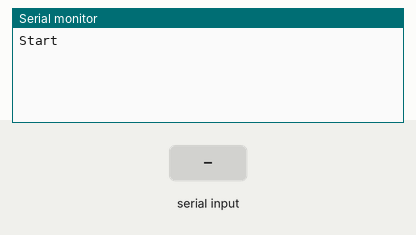
A sketch run on a simulated Arduino Uno, built with avr-gcc and run on an emulated ATmega328P. Shown: the last lines printed to the serial monitor. The inputs (shaded band) are chosen by the test bench.

Above: at 1.2 s.
1.3 s: "1\n" received over the second serial link
At 2.2 s:
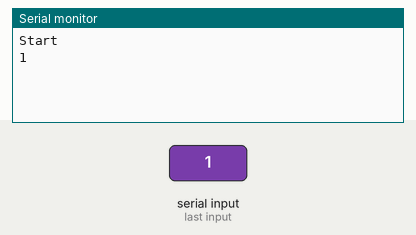
2.8 s: "0\n" received over the second serial link
At 3.3 s:
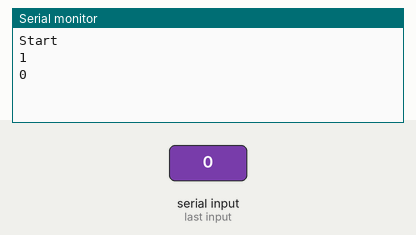

Measured:
- after the input at 1.3 s, the serial monitor: prints a new line at once (image 1)
- after the input at 2.8 s, the serial monitor: prints a new line at once (image 2)

The sketch:

A7_GPRS_Serial_Passthrough_Debug.ino
```cpp
#include <SoftwareSerial.h>
SoftwareSerial A7Serial(7, 8); // RX, TX on Uno
//connect to TX, RX of A7

char buffer[512];
const unsigned int MAX_INPUT = 50;


void setup() {
  Serial.begin(115200);
  A7Serial.begin(115200);
  Serial.println("Start");
}

void loop() {
  if (A7Serial.available()) {
//    Serial.write(A7Serial.read());
  processIncomingByte (A7Serial.read ());
  }

  if (Serial.available())
    A7Serial.write(Serial.read());
}

 void process_data (const char * data)
  {
  // for now just display it
  // (but you could compare it to some value, convert to an integer, etc.)
  Serial.println (data);
  }  // end of process_data

void processIncomingByte (const byte inByte)
  {
  static char input_line [MAX_INPUT];
  static unsigned int input_pos = 0;

  switch (inByte)
    {

    case '\n':   // end of text
      input_line [input_pos] = 0;  // terminating null byte

      // terminator reached! process input_line here ...
      process_data (input_line);

      // reset buffer for next time
      input_pos = 0;
      break;

    case '\r':   // discard carriage return
      break;

    default:
      // keep adding if not full ... allow for terminating null byte
      if (input_pos < (MAX_INPUT - 1))
        input_line [input_pos++] = inByte;
      break;

    }  // end of switch

  } // end of processIncomingByte
```
